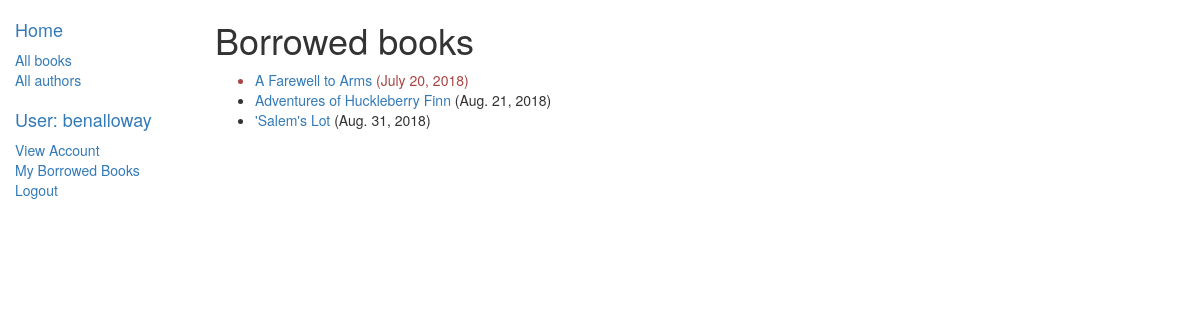
Page /catalog/myborrowedbooks/ (signed in) on the earlier database version.
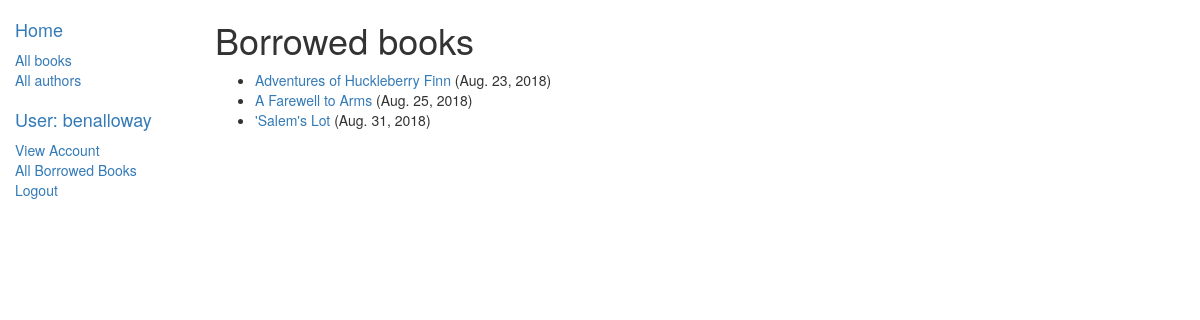
Same page on the later database version.
### catalog/models.py (models this page shows, shortened)
class BookInstance(models.Model):
	LOAN_STATUS = (
		('m', 'Maintenance'),
		('o', 'On Loan'),
		('a', 'Available'),
		('r', 'Reserved'),
	)
	id = models.UUIDField(primary_key=True, default=uuid.uuid4, help_text="Unique ID for this particular book across whole library")
	book = models.ForeignKey('Book', on_delete=models.SET_NULL, null=True)
	imprint = models.CharField(max_length=200)
	due_back = models.DateField(null=True, blank=True)
	status = models.CharField(max_length=1, choices=LOAN_STATUS, blank=True, default='m', help_text="Book availability")
	borrower = models.ForeignKey(User, on_delete=models.SET_NULL, null=True, blank=True)
	@property
	def is_overdue(self):
		if self.due_back and date.today() > self.due_back:
			return True
		return False
	class Meta:
		ordering = ["due_back"]
		permissions = (
			("can_mark_returned", "Set book as returned"),
			("can_renew", "Renew due date"),
			)

class Book(models.Model):
	title = models.CharField(max_length=200)
	summary = models.TextField(max_length=1000, help_text="Enter a brief description of the book")
	isbn = models.CharField("ISBN", max_length=13, help_text="13 Character <a href='https://www.isbn-international.org/content/what-isbn'>ISBN number</a>")
	language = models.ForeignKey(NaturalLanguage, on_delete=models.SET_NULL, null=True)
	author = models.ForeignKey('Author', on_delete=models.SET_NULL, null=True)
	genre = models.ManyToManyField(Genre, help_text="Select a genre for this book")
	class Meta:
		ordering = ["title"]

### catalog/views.py (the view)
# urls.py: path('myborrowedbooks/', views.LoanedBooksByUserListView.as_view(), name='my-borrowed'),
class LoanedBooksByUserListView(LoginRequiredMixin, generic.ListView):
    model = BookInstance
    template_name = 'catalog/bookinstance_list_borrowed_user.html'
    paginate_by = 10
    def get_queryset(self):
        return BookInstance.objects.filter(borrower=self.request.user).filter(status__exact='o').order_by('due_back')

### catalog/templates/catalog/bookinstance_list_borrowed_user.html
{% extends "base_generic.html" %}
{% block content %}
    <h1>Borrowed books</h1>
    {% if bookinstance_list %}
    <ul>
      {% for bookinst in bookinstance_list %}
      <li class="{% if bookinst.is_overdue %}text-danger{% endif %}">
        <a href="{% url 'book-detail' bookinst.book.pk %}">{{bookinst.book.title}}</a> ({{ bookinst.due_back }})
      </li>
      {% endfor %}
    </ul>
    {% else %}
      <p>There are no books borrowed.</p>
    {% endif %}
{% endblock %}

### catalog/templates/base_generic.html (shortened to what this page needs)
<!DOCTYPE html>
<html lang="en">
<head>
	<link rel="stylesheet" href="https://maxcdn.bootstrapcdn.com/bootstrap/3.3.7/css/bootstrap.min.css">
	{% load static %}
	<link rel="stylesheet" href="{% static 'css/styles.css' %}">
</head>
<body>
  <div class="container-fluid">
    <div class="row">
      <div class="col-sm-2">
      {% block sidebar %}
      <ul class="sidebar-nav">
          <li><a href="{% url 'index' %}"><h4>Home</h4></a></li>
          <li><a href="{% url 'books' %}">All books</a></li>
          <li><a href="{% url 'authors' %}">All authors</a></li>
      </ul>
      <ul class="sidebar-nav">
        {% if user.is_authenticated %}
          <li><a href="{% url 'index' %}"><h4>User: {{ user.get_username }}</h4></a></li>
          <li><a href="{% url 'myaccount' user.id%}">View Account</a></li>
          {% if perms.catalog.can_mark_returned %}
          <li><a href="{% url 'all-borrowed' %}">All Borrowed Books</a></li>
          {% else %}
          <li><a href="{% url 'my-borrowed' %}">My Borrowed Books</a></li>
          {% endif %}
          <li><a href="{% url 'logout'%}?next={{request.path}}">Logout</a></li>
        {% else %}
          <li><a href="{% url 'login'%}?next={{request.path}}">Login</a></li>
        {% endif%}
      </ul>
     {% endblock %}
      </div>
      <div class="col-sm-10 ">
      {% block content %}{% endblock %}
      </div>
    </div>
  </div>
</body>
</html>

Differences in the rows shown:
changed BookInstance "Adventures of Huckleberry Finn": due_back "Aug. 21, 2018" → "Aug. 23, 2018"; moves up the list
changed BookInstance "A Farewell to Arms": due_back "July 20, 2018" → "Aug. 25, 2018"
Other differences:
text no longer shown: "My Borrowed Books"
text now shown: "All Borrowed Books"
